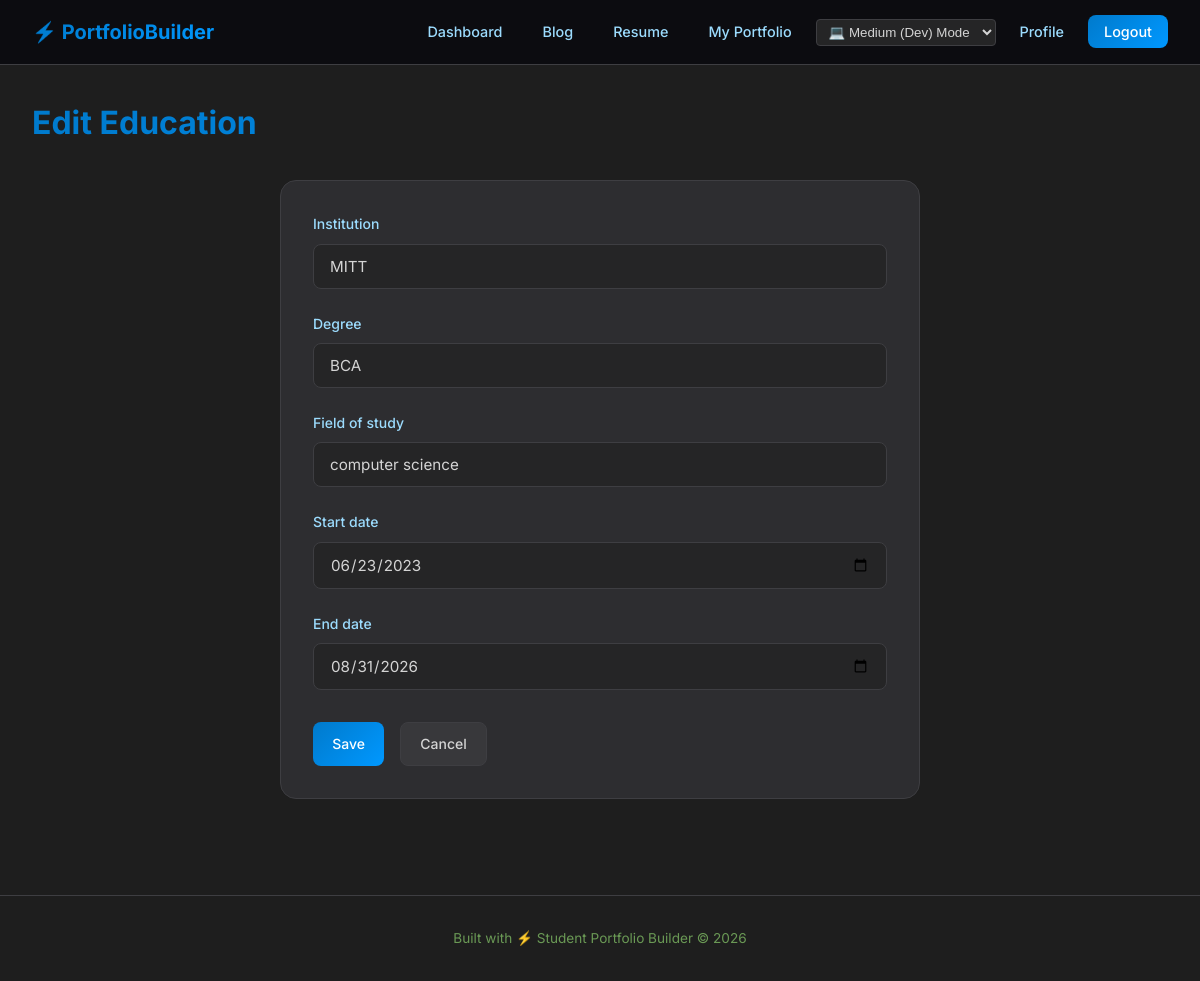
Page /education/2/edit/ (signed in) on the committed database.
### accounts/models.py (models this page shows, shortened)
class CustomUser(AbstractUser):
    is_email_verified = models.BooleanField(default=False)

### portfolio/models.py (models this page shows, shortened)
class Education(models.Model):
    user = models.ForeignKey(CustomUser, on_delete=models.CASCADE, related_name='education')
    institution = models.CharField(max_length=200)
    degree = models.CharField(max_length=200)
    field_of_study = models.CharField(max_length=200, blank=True)
    start_date = models.DateField()
    end_date = models.DateField(blank=True, null=True)
    class Meta:
        ordering = ['-start_date']
        verbose_name_plural = 'Education'

### portfolio/views.py (the view)
# urls.py: path('education/<int:pk>/edit/', views.education_edit, name='education_edit'),
@login_required
def education_edit(request, pk):
    edu = get_object_or_404(Education, pk=pk, user=request.user)
    if request.method == 'POST':
        form = EducationForm(request.POST, instance=edu)
        if form.is_valid():
            form.save()
            messages.success(request, 'Education updated!')
            return redirect('dashboard')
    else:
        form = EducationForm(instance=edu)
    return render(request, 'portfolio/generic_form.html', {'form': form, 'title': 'Edit Education'})

### portfolio/forms.py
class EducationForm(forms.ModelForm):
    class Meta:
        model = Education
        fields = ['institution', 'degree', 'field_of_study', 'start_date', 'end_date']
        widgets = {
            'start_date': forms.DateInput(attrs={'type': 'date'}),
            'end_date': forms.DateInput(attrs={'type': 'date'}),
        }
    def __init__(self, *args, **kwargs):
        super().__init__(*args, **kwargs)
        for field_name, field in self.fields.items():
            field.widget.attrs['class'] = 'form-input'

### portfolio/templates/portfolio/generic_form.html (shortened to what this page needs)
{% extends 'base.html' %}
{% block content %}
<div class="fade-in">
    <div class="page-header">
        <h1>{{ title }}</h1>
    </div>
    <div class="form-container">
        <div class="card" style="padding: 2rem;">
            <form method="post" enctype="multipart/form-data">
                {% for field in form %}
                <div class="form-group">
                    <label for="{{ field.id_for_label }}">{{ field.label }}</label>
                    {{ field }}
                </div>
                {% endfor %}
                <div class="form-actions">
                    <button type="submit" class="btn btn-primary">Save</button>
                    <a href="{% url 'dashboard' %}" class="btn btn-secondary">Cancel</a>
                </div>
            </form>
        </div>
    </div>
</div>
{% endblock %}

### templates/base.html (shortened to what this page needs)
{% load static %}
<!DOCTYPE html>
<html lang="en">
<head>
    <link rel="stylesheet" href="{% static 'css/style.css' %}">
</head>
<body data-theme="{{ user.profile.theme|default:'dark' }}" id="app-body">
    <nav class="navbar">
        <div class="navbar-inner">
            <a href="{% url 'dashboard' %}" class="navbar-brand">⚡ PortfolioBuilder</a>
            <ul class="navbar-links">
                {% if user.is_authenticated %}
                    <li><a href="{% url 'dashboard' %}">Dashboard</a></li>
                    <li><a href="{% url 'blog_list' %}">Blog</a></li>
                    <li><a href="{% url 'resume_selection' %}">Resume</a></li>
                    <li><a href="{% url 'public_portfolio' slug=user.profile.slug %}">My Portfolio</a></li>
                    <li>
                        <select id="theme-selector" onchange="changeTheme(this.value)" style="background: var(--bg-secondary); color: var(--text-primary); border: 1px solid var(--border-glass); border-radius: 4px; padding: 4px 8px;">
                            <option value="developer" {% if user.profile.theme == 'developer' %}selected{% endif %}>💻 Medium (Dev) Mode</option>
                        </select>
                    </li>
                    <li><a href="{% url 'profile_edit' %}">Profile</a></li>
                    <li><a href="{% url 'logout' %}" class="btn-accent">Logout</a></li>
                {% endif %}
            </ul>
        </div>
    </nav>
    <div class="container">
        {% block content %}{% endblock %}
    </div>
    <footer class="footer">
        <p>Built with ⚡ Student Portfolio Builder &copy; 2026</p>
    </footer>
</body>
</html>

### rows in the picture
CustomUser: value "💻 Medium (Dev) Mode"
Education: form "MITT" "BCA" "computer science" "06/23/2023" "08/31/2026"

### other values in the picture
{{ title }} "Edit Education"
{{ field.label }} "Institution" "Degree" "Field of study" "Start date" "End date"
